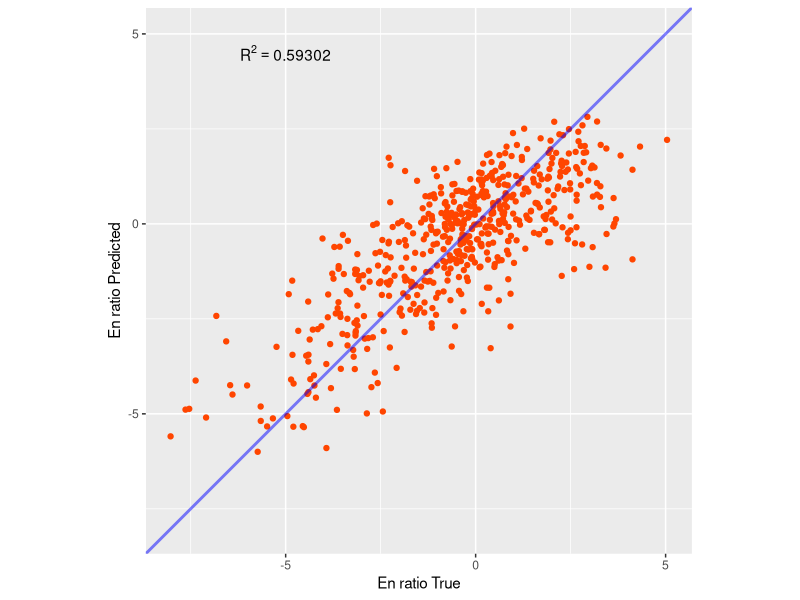

The R source for this figure: (Note: this script raises an error after producing the figure.)
library(tidyverse)
library(fastDummies)

data_nla <- read.csv('../NLA2012_data.csv')
data_mdl_output <- read.csv('../NLAmodel_output.csv')
data <- cbind(data_nla, data_mdl_output)

cols <- c('P_Load', 'P_EN', 'P_DE', 
          'WRT', 'Vol', 'Area', 'Depth',
          'T')

# remove negative values
data_transformed <- data %>% filter(WRT>0, P_EN>0, Depth>0)

# remove NA
data_transformed <- drop_na(data_transformed)

# tranform Chla to TrophicIndex
data_transformed$TrophicIndex <- cut(data_transformed$Chla, 
                                     breaks = c(0, 2, 7, 30, 1000), 
                                     labels = 1:4)
data_transformed$TI <- cut(data_transformed$Chla, 
                           breaks = c(0, 7, 30, 1000), 
                           labels = 1:3)

# log transformation
data_transformed[cols] <- log(data_transformed[cols])
data_transformed <- dummy_cols(data_transformed, 
                               select_columns = c("TI", 
                                                  "TrophicIndex"))
data_transformed <- data_transformed %>% mutate(En_rate = P_EN-P_Load,
                                                De_rate = P_DE-P_Load)

# remove outlier with En/De greater than 5 or smaller than 1/5
abnormal_ratio = 5
data_transformed_en <- data_transformed %>%
  filter(P_EN/P_Load > 1/abnormal_ratio,
         P_EN/P_Load < abnormal_ratio)
data_transformed_de <- data_transformed %>%
  filter(P_DE/P_Load > 1/abnormal_ratio,
         P_DE/P_Load < abnormal_ratio)

# build GLM model
lm_en <- glm(En_rate ~ WRT + T + Depth + Area + 
               TrophicIndex_2 + TrophicIndex_3 + TrophicIndex_4,
             data = data_transformed_en)
summary(lm_en)
r2_en <- with(summary(lm_en), 1 - deviance/null.deviance)

lm_de <- glm(De_rate ~ WRT + T + Depth + Area + 
               TrophicIndex_2 + TrophicIndex_3 + TrophicIndex_4,
             data = data_transformed_de)
summary(lm_de)
r2_de <- with(summary(lm_de), 1 - deviance/null.deviance)

# plot true~pred
pred_en <- predict.lm(lm_en, data_transformed_en)
ggplot() + 
  geom_point(aes(data_transformed_en$En_rate, pred_en), 
             color='orangered') + 
  geom_abline(slope = 1, intercept = 0, lwd=1, 
              color='blue', alpha=0.5) + 
  geom_text(
    aes(-5, 4.5, 
        label = str_c('R^2==', format(r2_en, digits = 5))),
    parse = TRUE,
  ) + 
  theme(legend.position = "none") + 
  xlab("En ratio True") + ylab("En ratio Predicted") + 
  coord_fixed(ratio = 1) +
  xlim(min(data_transformed_en$En_rate, pred_en), 
       max(data_transformed_en$En_rate, pred_en)) + 
  ylim(min(data_transformed_en$En_rate, pred_en), 
       max(data_transformed_en$En_rate, pred_en)) + 
  ggsave("./fit plots/dm_En_P.png", width = 5, height = 4, dpi = 600)

pred_de <- predict.lm(lm_de, data_transformed_de)
ggplot() + 
  geom_point(aes(data_transformed_de$De_rate, pred_de), 
             color='orangered') + 
  geom_abline(slope = 1, intercept = 0, lwd=1, 
              color='blue', alpha=0.5) + 
  geom_text(
    aes(-3, 4.5, 
        label = str_c('R^2==', format(r2_de, digits = 5))),
    parse = TRUE,
  ) +
  theme(legend.position = "none") + 
  xlab("De ratio True") + ylab("De ratio Predicted") + 
  coord_fixed(ratio = 1) +
  xlim(min(data_transformed_de$De_rate, pred_de), 
       max(data_transformed_de$De_rate, pred_de)) + 
  ylim(min(data_transformed_de$De_rate, pred_de), 
       max(data_transformed_de$De_rate, pred_de)) + 
  ggsave("./fit plots/dm_De_P.png", width = 5, height = 4, dpi = 600)

# output statistics
write.csv(coef(summary(lm_en))[,c(1, 4)], 
          './coef tables/En_P.csv')
write.csv(coef(summary(lm_de))[,c(1, 4)], 
          './coef tables/De_P.csv')
